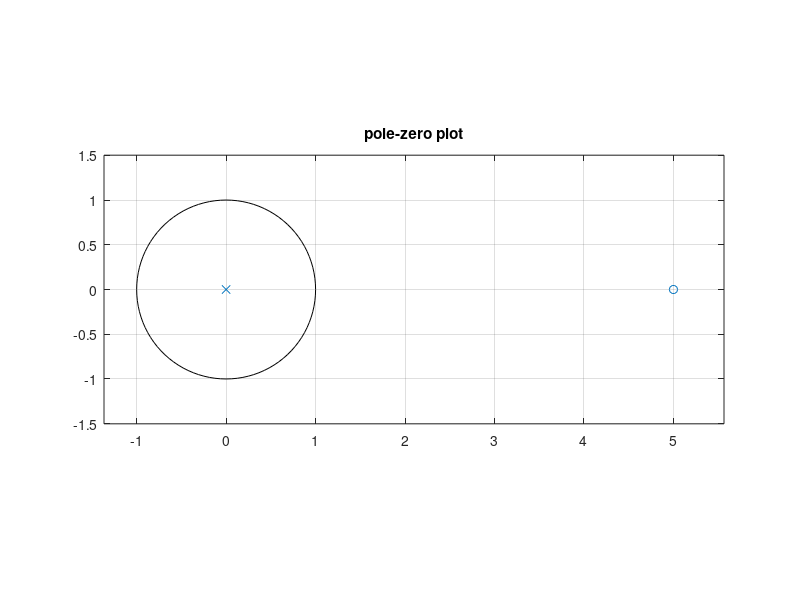
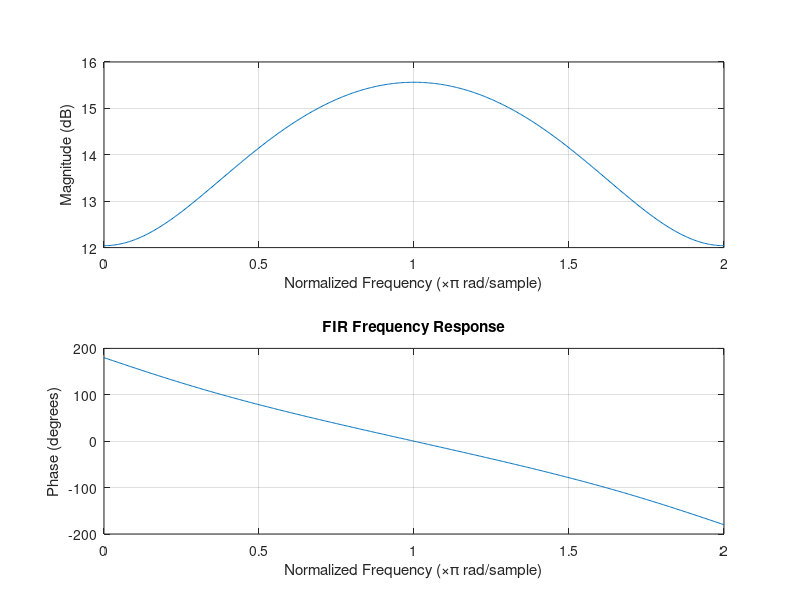
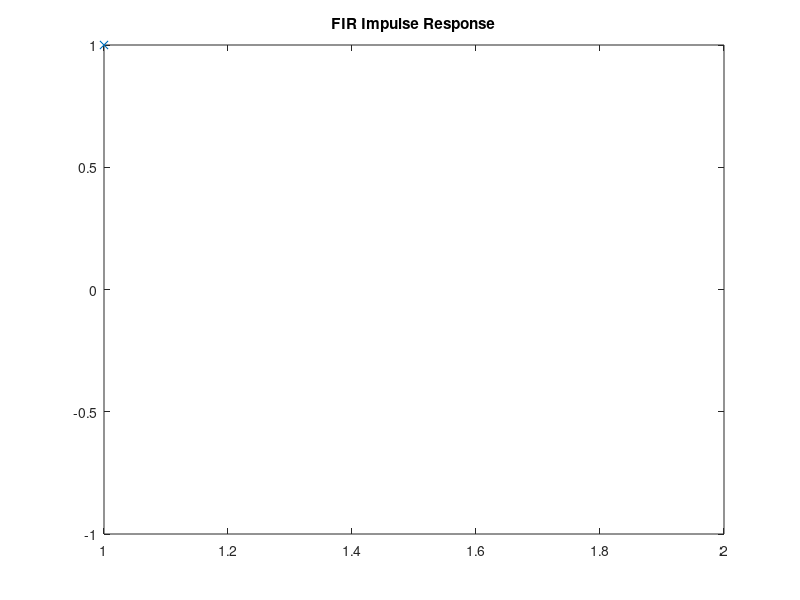

Reproduce these figures in MATLAB, in order.
% ex6_1.m  exemplifying FIR design
%
% I. we specify the poles and zeros. we begin with a simple design of an FIR
%	filter with one zero at z=a and hence a single pole at z=0:
% 	THEREFORE, SIMPLE LOWPASS AND HIGHPASS FILTERS CAN BE DESIGNED
%	the user inputs the value of a
%   The column vector of zeros is q=a 
%   The column vector of poles is p=0
clear, clc, clf
a=input('enter zero location, a real number a  ')
% a=-1;
q=a;
p=0;
% II.  we make a pole-zero plot
figure(1)
zplane(q,p)
title('pole-zero plot')
disp('press any key to proceed')
pause
% III. we find the transfer function form
b=poly(q);
a=poly(p);
disp('the numerator polynomial (in 1/z) coeficients b are  ')
b
disp('the denominator polynomial (in 1/z) coeficients a are  ')
a
disp('press any key to proceed')
pause
% IV.  we can now plot the frequency response
figure(2)
freqz(b,a,512,'whole')
title('FIR Frequency Response')
disp('press any key to proceed')
pause
% the impulse response is, for an fir, simply b: plot it
figure(3)
plot(b,'x')
axis([1 2 -max(b) max(b)])
title('FIR Impulse Response')
%
% V.  QUESTIONS
%	- where is a located for a lowpass filter?
%	- where is a located for a highpass filter?
%	- when a is replaced by 1/a,
%		what is the difference in FR magnitude?
%		what is the differenc in FR phase? 
%	- is a bandpass filter possible? with real IR?
